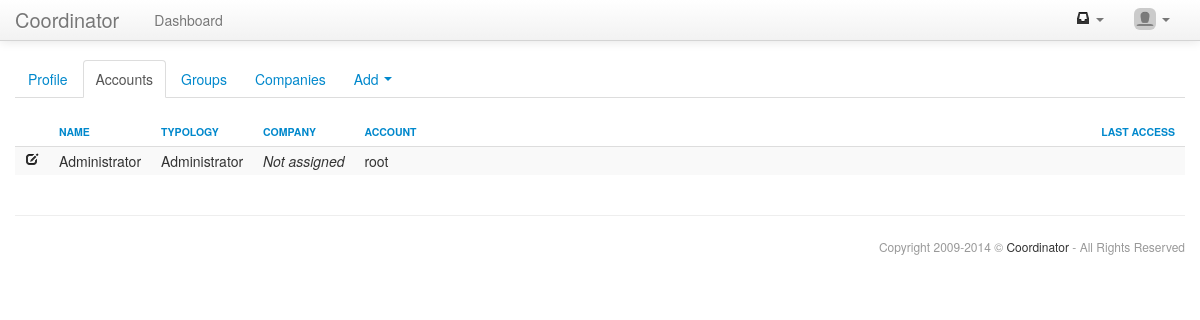
The app's page /accounts/accounts_list.php (signed in) with its own data.
### tables this page shows
CREATE TABLE IF NOT EXISTS `settings_settings` (
  `code` varchar(255) NOT NULL,
  `value` varchar(255) DEFAULT NULL,
  PRIMARY KEY (`code`)
);

CREATE TABLE IF NOT EXISTS `accounts_accounts` (
  `id` int(11) unsigned NOT NULL AUTO_INCREMENT,
  `account` varchar(255) NOT NULL,
  `password` varchar(32) NOT NULL,
  `secret` varchar(32) DEFAULT NULL,
  `name` varchar(25) NOT NULL,
  `typology` tinyint(1) unsigned NOT NULL DEFAULT '0' COMMENT '0 disabled, 1 administrator, 2 user',
  `language` varchar(10) NOT NULL DEFAULT 'default',
  `idCompany` int(11) unsigned NOT NULL DEFAULT '0',
  `registration` timestamp NOT NULL DEFAULT CURRENT_TIMESTAMP,
  `lastLogin` datetime DEFAULT NULL,
  `ldapUsername` varchar(25) DEFAULT NULL,
  PRIMARY KEY (`id`),
  UNIQUE KEY `account` (`account`),
  UNIQUE KEY `ldapUsername` (`ldapUsername`)
);

### core/db.class.php (called while the page is built, shortened)
<?php
class DB{
 function query($query,$debug=-1){
  $this->lastResult=mysql_query($query) or $this->debugAndDie($query);
  return $this->lastResult;
 }
 function queryUniqueObject($query,$debug=-1){
  $query="$query LIMIT 1";
  $result=mysql_query($query) or $this->debugAndDie($query);
  return mysql_fetch_object($result);
 }
}
?>

### core/html.class.php (the view, shortened to what this page needs)
<?php
class HTML{
public function header($title="",$nav="dashboard",$navbar=TRUE){
?>
<!DOCTYPE html>
<html lang="it">
<head>
 <link href="<?php echo $GLOBALS['dir']."core/bootstrap/css/bootstrap.min.css";?>" rel="stylesheet">
 <link href="<?php echo $GLOBALS['dir']."core/bootstrap/css/bootstrap-responsive.min.css";?>" rel="stylesheet">
 <link href="<?php echo $GLOBALS['dir']."core/template.css";?>" rel="stylesheet">
 <link href="<?php echo $GLOBALS['dir']."core/bootstrap-datetimepicker/css/bootstrap-datetimepicker.min.css";?>" rel="stylesheet">
 <link href="<?php echo $GLOBALS['dir']."core/bootstrap-markdown/css/bootstrap-markdown.min.css";?>" rel="stylesheet">
 <link href="<?php echo $GLOBALS['dir']."core/bootstrap-select2/select2.css";?>" rel="stylesheet">
 <link href="<?php echo $GLOBALS['dir']."core/shadowbox/shadowbox.css";?>" rel="stylesheet">
</head>
<body>
 <div class="navbar navbar-fixed-top <?php if($GLOBALS['debug']){echo "navbar-inverse";}?>">
  <div class="navbar-inner">
   <div class="container">
    <?php
     if(file_exists("../uploads/core/logo.png") && api_getOption('show_logo')){
      echo "<a class='brand-logo' href='".$GLOBALS['dir']."index.php'><img src='".$GLOBALS['dir']."uploads/core/logo.png'></a>\n";
     }else{
      echo "<a class='brand' href='".$GLOBALS['dir']."index.php'>".api_getOption('title')."</a>\n";
     }
    ?>
    <?php if($navbar){ ?>
    <div class="nav-collapse collapse">
     <ul class="nav">
      <li<?php if($nav=="dashboard"){echo " class=\"active\"";} ?>><a href="<?php echo $GLOBALS['dir']."dashboard/index.php";?>"><?php echo api_text("core-menu-dashboard"); ?></a></li>
     </ul>
     <ul class="nav pull-right">
      <?php if(api_checkPermission("chats","chats_chat")){ ?>
      <li class="dropdown">
       <a href="#" class="dropdown-toggle" data-toggle="dropdown">
        <span id="chat_counter">
        <?php
         include("../chats/chat_counter.inc.php")
        ?>
        </span>
        <b class="caret"></b>
       </a>
      </li>
      <?php } ?>
      <li class="dropdown">
       <a href="#" class="dropdown-toggle" data-toggle="dropdown">
        <img src="<?php echo api_accountAvatar();?>" class="img-rounded" style="width:22px;margin:-6px 0 0 0;padding:0;"> <b class="caret"></b>
       </a>
      </li>
     </ul>
    </div>
    <?php } ?>
   </div>
  </div>
 </div>
 <div class="container">
<?php
}
public function footer($wiki_link=NULL,$copyright=TRUE){
?>
<?php if($copyright){ ?>
  <div class="row-fluid">
   <hr>
   <footer>
    <span class="muted credit pull-right">Copyright 2009-<?php echo date("Y");?> &copy; <a href="http://www.coordinator.it" target="_blank">Coordinator</a> - All Rights Reserved</span>
   </footer>
  </div>
 <?php } ?>
 </div>
</body>
</html>
<?php
}
}
?>

### core/structure.class.php (shortened to what this page needs)
<?php
class str_navigation{
 private $current_tab;
 protected $class;
 protected $nt_array;
 public function __construct($search=FALSE,$get=NULL,$class=NULL){
  $this->class=$class;
  $this->current_tab=-1;
  $this->nt_array=array();
  return TRUE;
 }
 function addTab($label,$url=NULL,$get=NULL,$class=NULL,$enabled=TRUE){
  $nt=new stdClass();
  $nt->label=$label;
  $nt->url=$url;
  $nt->get=$get;
  $nt->class=$class;
  $nt->enabled=$enabled;
  $this->current_tab++;
  $this->nt_array[$this->current_tab]=$nt;
  return TRUE;
 }
 function addSubTab($label,$url=NULL,$get=NULL,$class=NULL,$enabled=TRUE){
  $nt=new stdClass();
  $nt->label=$label;
  $nt->url=$url;
  $nt->get=$get;
  $nt->class=$class;
  $nt->enabled=$enabled;
  if(!is_array($this->nt_array[$this->current_tab]->dropdown)){
   $this->nt_array[$this->current_tab]->dropdown=array();
  }
  $this->nt_array[$this->current_tab]->dropdown[]=$nt;
  return TRUE;
 }
  function render(){
  echo "<ul class='nav nav-tabs ".$this->class."'>\n";
  if(is_array($this->nt_array)){
   foreach($this->nt_array as $nt){
    if(is_array($nt->dropdown)){
     $dropdown=TRUE;
     $nt->label.=" <b class='caret'></b>";
    }else{$dropdown=FALSE;}
    $active=FALSE;
    if(strlen($nt->url)==0){$nt->url="#";}
    echo " <li";
    if(substr($nt->url,0,(strpos($nt->url,"?")>0)?strpos($nt->url,"?"):strlen($nt->url))==api_baseName()){
     $active=TRUE;
    }
    echo " class='";
    if($active){echo "active ";}
    if($dropdown){echo "dropdown ";}
    if(!$nt->enabled){echo "disabled ";}
    echo $nt->class."'>";
    if($dropdown){echo "<a class='dropdown-toggle' data-toggle='dropdown' href='#'";}
     elseif($active || !$nt->enabled){echo "<a href='#'";}
     else{echo "<a href='".$nt->url.$nt->get."'";}
    echo ">".$nt->label."</a>";
    echo "</li>\n";
   }
  }
  echo "</ul>\n\n";
  return TRUE;
 }
}
class str_table{
 private $current_row=0;
 protected $sortable;
 protected $get;
 protected $class;
 protected $th_array;
 protected $tr_array;
 public function __construct($unvalued=NULL,$sortable=FALSE,$get=NULL,$class=NULL){
  $this->sortable=$sortable;
  $this->get=$get;
  $this->class=$class;
  $this->current_row=0;
  $this->th_array=array();
  $this->tr_array=array();
  return TRUE;
 }
 public function addHeader($name,$class=NULL,$width=NULL,$order=NULL,$colspan=1){
  $th=new stdClass();
  $th->name=$name;
  $th->class=$class;
  $th->width=$width;
  $th->order=$order;
  $th->colspan=$colspan;
  $this->th_array[]=$th;
  return TRUE;
 }
 public function addRow($class=NULL){
  $this->current_row++;
  $this->tr_array[$this->current_row]=new stdClass();
  $this->tr_array[$this->current_row]->class=$class;
  $this->tr_array[$this->current_row]->fields=array();
  return TRUE;
 }
 function addField($content,$class=NULL,$colspan=1){
  $td=new stdClass();
  $td->content=$content;
  $td->class=$class;
  $td->colspan=$colspan;
  $this->tr_array[$this->current_row]->fields[]=$td;
  return TRUE;
 }
 public function render(){
  echo "<table class='table table-striped table-hover table-condensed ".$this->class."'>\n";
  if(is_array($this->th_array)){
   echo "<thead>\n <tr>\n";
   foreach($this->th_array as $th){
    echo "  <th class='".$th->class."' width='".$th->width."' colspan='".$th->colspan."'>";
    if($this->sortable && $th->order<>NULL){
     if($th->order==$_GET['of']){if($_GET['om']==1){$order=0;}else{$order=1;}}else{$order=1;}
     echo "<a href='".api_baseName()."?of=".$th->order."&om=".$order.$this->get."'>";
    }
    echo $th->name;
    if($this->sortable){echo "</a>";}
    echo "</th>\n";
   }
   echo " </tr>\n";
   echo "</thead>\n";
  }
  echo "<tbody>\n";
  if(is_array($this->tr_array)){
   foreach($this->tr_array as $tr){
    echo " <tr class='".$tr->class."'>\n";
    if(is_array($tr->fields)){
     foreach($tr->fields as $td){
      echo "  <td class='".$td->class."' colspan='".$td->colspan."'>".$td->content."</td>\n";
     }
    }
    echo " </tr>\n";
   }
  }
  echo "</tbody>\n";
  echo "</table>\n\n\n";
  return TRUE;
 }
}
?>

### core/template.css (style rules this page uses)
body { padding-top:60px; padding-bottom:10px; }
footer { font-size:12px; }
footer .credit a { color:#333333; }
th { font-size: 0.75em; text-transform: uppercase; }
table.table-condensed td,table.table-condensed th { padding-left:10px;padding-right:10px; }
td.nowarp,th.nowarp { white-space:nowrap; }

### records on screen
settings_settings: value "Coordinator"
accounts_accounts: name "Administrator", account "root"

### other values on screen
api_text("core-menu-dashboard") "Dashboard"
$nt->label "Profile"
$nt->label "Accounts"
$nt->label "Groups"
$nt->label "Companies"
$nt->label "Add"
$th->name "NAME"
$th->name "TYPOLOGY"
$th->name "COMPANY"
$th->name "ACCOUNT"
$th->name "LAST ACCESS"
